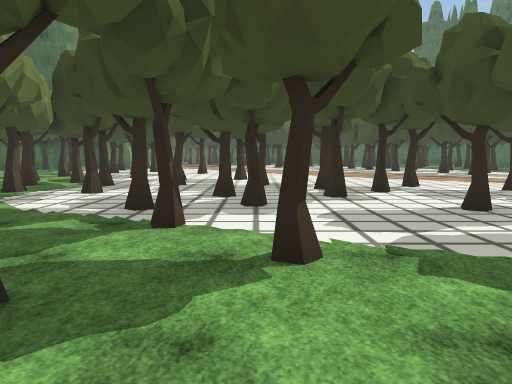
view 1 (above)

22 first-person views from a walk through a scene from a Unity 3-D project. The camera is 1.5 m above the floor, tilts 6° down and sees 70° across. The floor is counted in squares, 2 m on a side. Each view is taken from the middle of a square. On the plan, view 1 faces up. The plan holds only what a view shows up to about 11 squares ahead; the rest is blank. The place goes on beyond the plan. Some animated figures are left out. Some surface patterns are stand-ins.

view 2
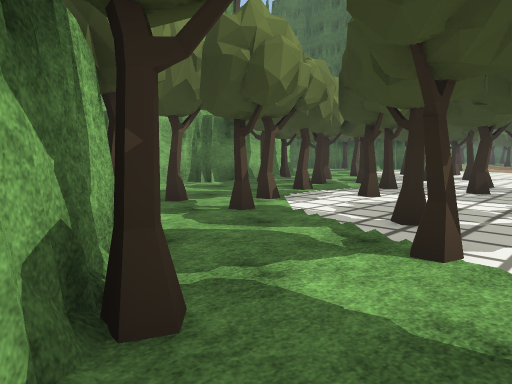

view 3
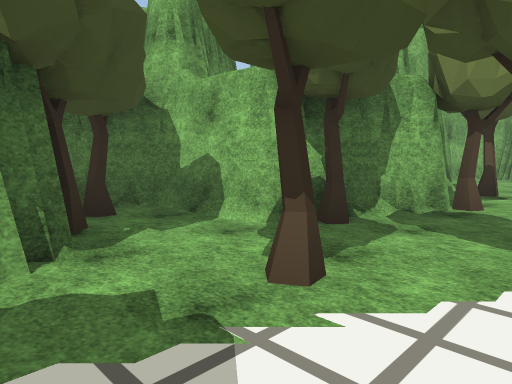

view 4
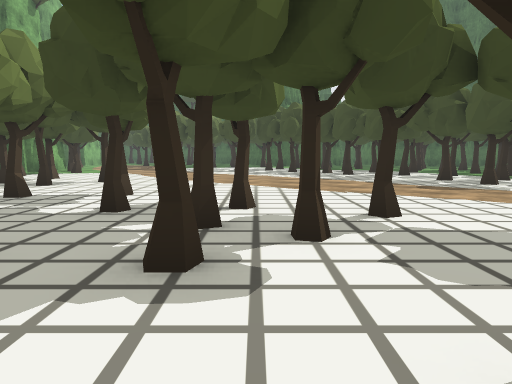

view 5
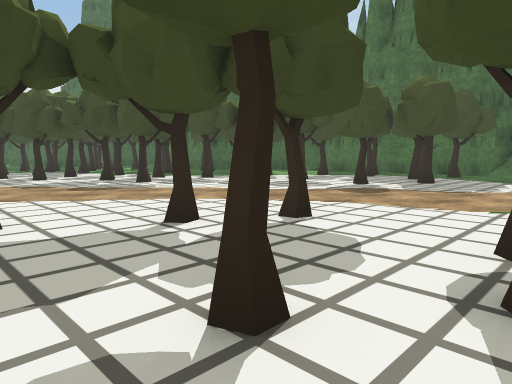

view 6
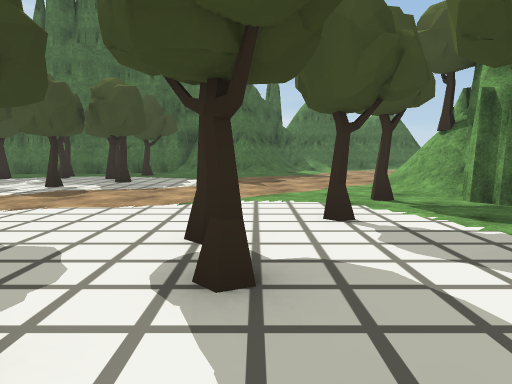

view 7
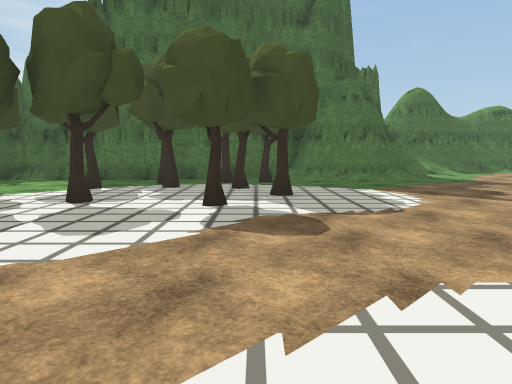

view 8
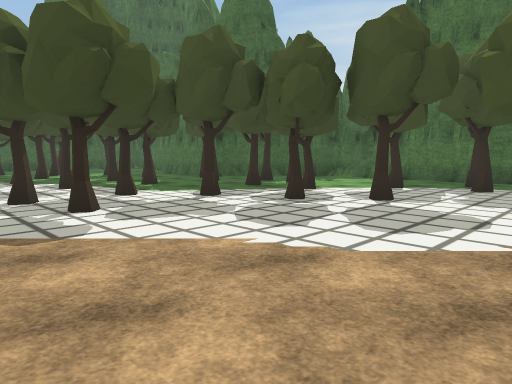

view 9
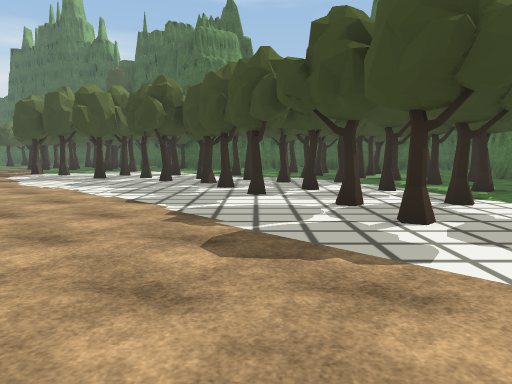

view 10
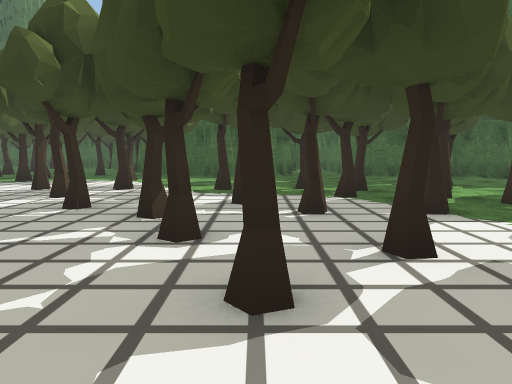

view 11
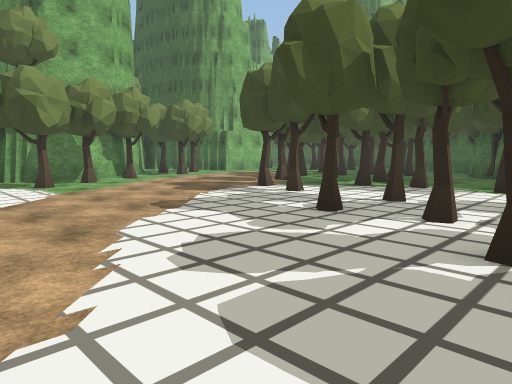

view 12
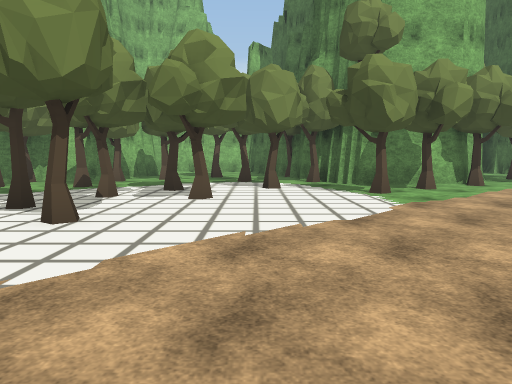

view 13
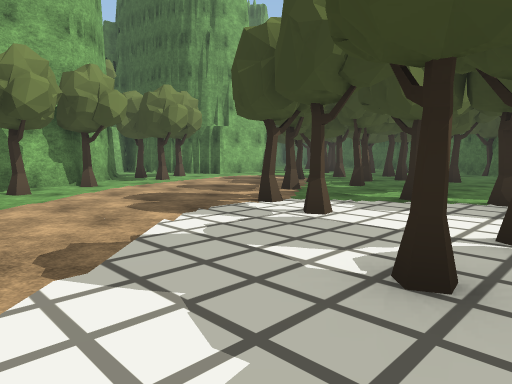

view 14
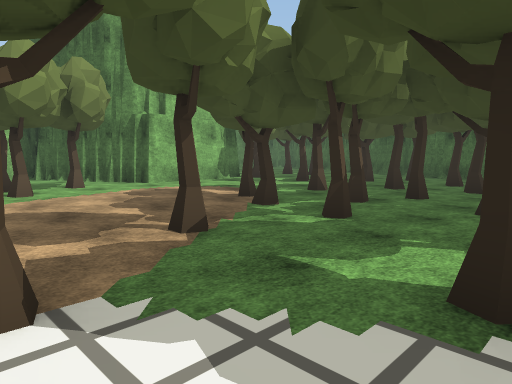

view 15
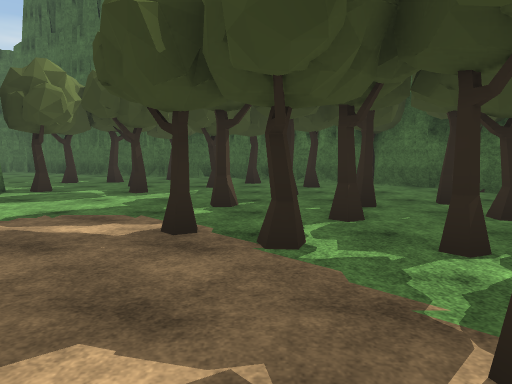

view 16
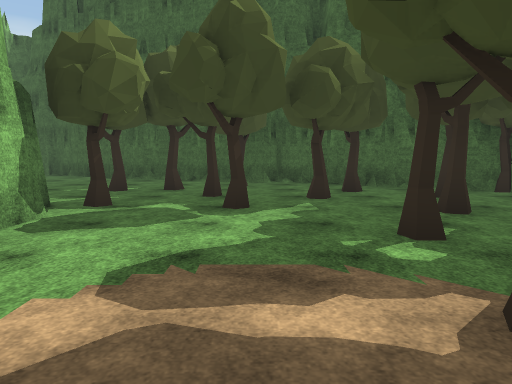

view 17
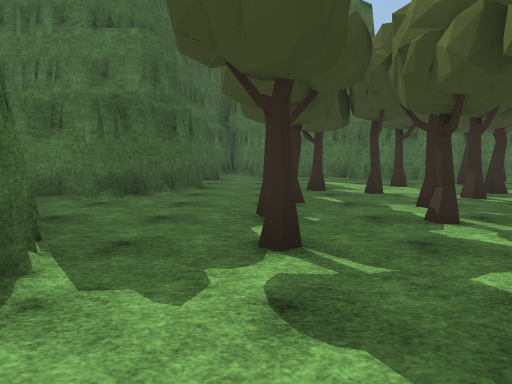

view 18
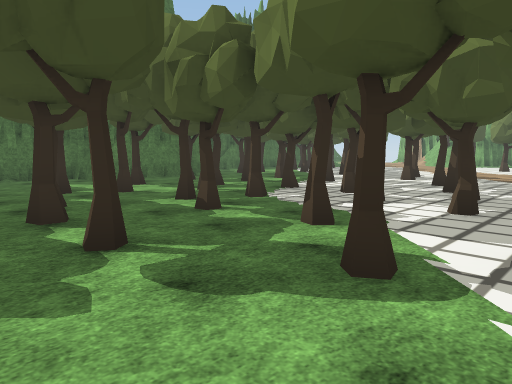

view 19
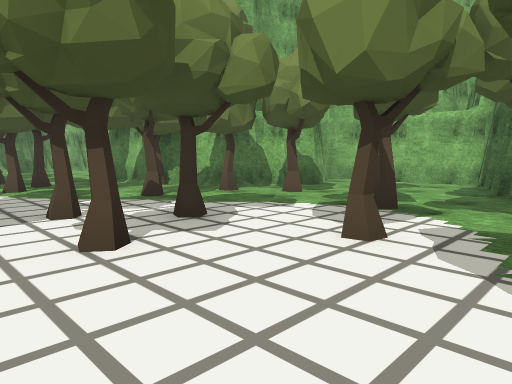

view 20
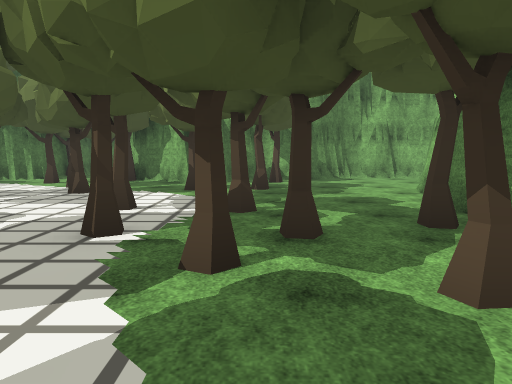

view 21
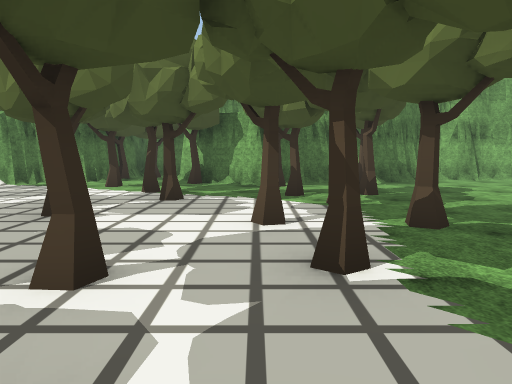

view 22
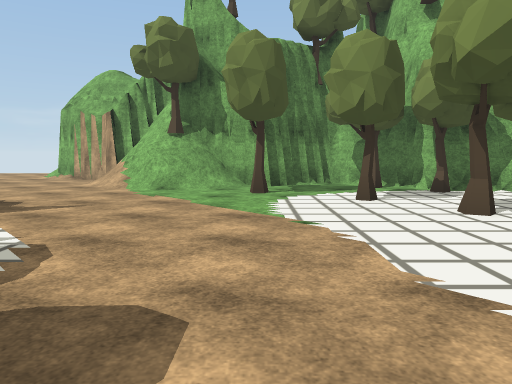

### Floor plan
Key: @ floor where view 1 was taken; # wall or solid block; . floor; / step, stairs or slope; T tree; O other object.
Columns run from 13 left of view 1 to 17 right of it. Each row starts with its distance up from view 1.
 36  ..####
 35  .....####
 34   .....T.###
 33   ...T.....###
 32    .T....T..T#
 31    ...T.T.T...
 30     #T.T..TT.T#
 29     #.........T
 28     #....T.TT..#      #
 27    ##.....T.T.TO   ##.##
 26  ###....TT.T....  ##...#####
 25  #..T.......T...............
 24  # .T.T...T..TTT...TT.......
 23     .............T....TT....#
 22     ##.....TT.T.T.T.TT.T....#
 21       T.................T..##
 20       #T......T.TT.T.TT....#
 19       #.........T...TT.T.T.#
 18     #T..T.........T....T...#
 17  ##T..............T.T.....O
 16 ##...T.T...........T..T.TT.  ##
 15 #..T.....T.................T .#
 14 #......T...T........T.T..T.O..#
 13 #...T....TT..........T.T.T....#
 12 #.##.T.T................T.....#
 11 #####....O...T...........T.T..#
 10      T.TT..T...............TT.#
  9      #..TT.T.T.T........T....T#
  8      #T.......T..T........TT.T
  7     ##..T.T....T..TT........../
  6     #....T..T.T...............#
  5     #......T.T..TT............#
  4     ....TT..T.....TT..........#
  3     .....TT..T..T...T........./
  2   ##...T.###T...##T...T........
  1   #...#######.#####T...///.....
  0   #####     #@T   ##.#####/..
 -1             #T     ###   ##...
 -2             ##            ##/.

Positions as (right, up) in squares from view 1, and headings:
1: (0, 0), facing up
2: (0, 1), facing up-left
3: (2, 4), facing down-left
4: (2, 4), facing up
5: (3, 4), facing up-right
6: (3, 4), facing right
7: (6, 8), facing right
8: (6, 8), facing up-right
9: (6, 9), facing up
10: (6, 14), facing up
11: (4, 16), facing up-left
12: (2, 16), facing left
13: (2, 18), facing up-left
14: (0, 22), facing up-left
15: (-4, 23), facing up
16: (-6, 25), facing up
17: (3, 24), facing right
18: (3, 25), facing down-right
19: (-3, 18), facing down-left
20: (-5, 12), facing down
21: (-3, 11), facing down
22: (9, 9), facing down
